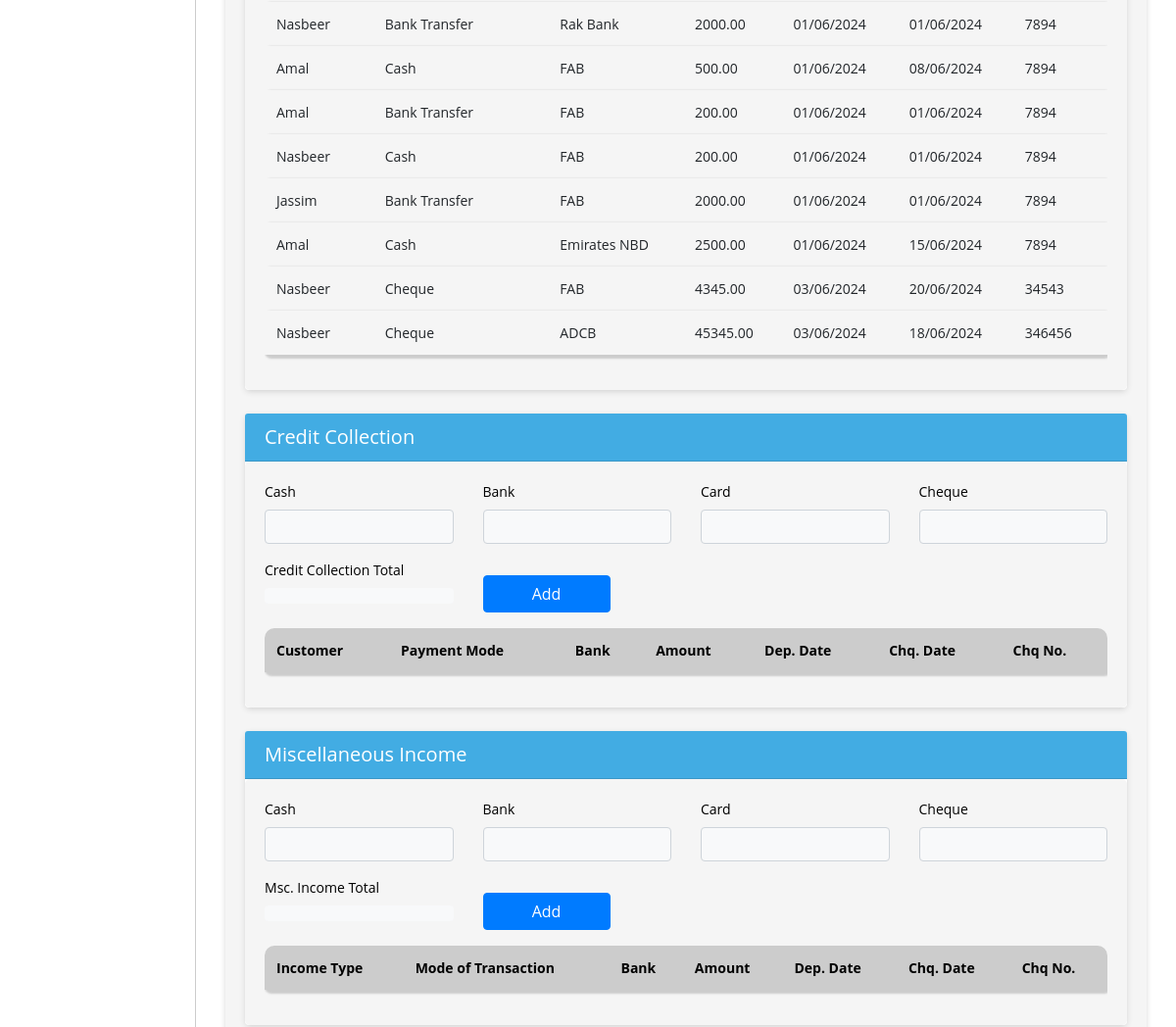
/bank-sales/ (signed in, middle part), run on an earlier commit of the app's database.
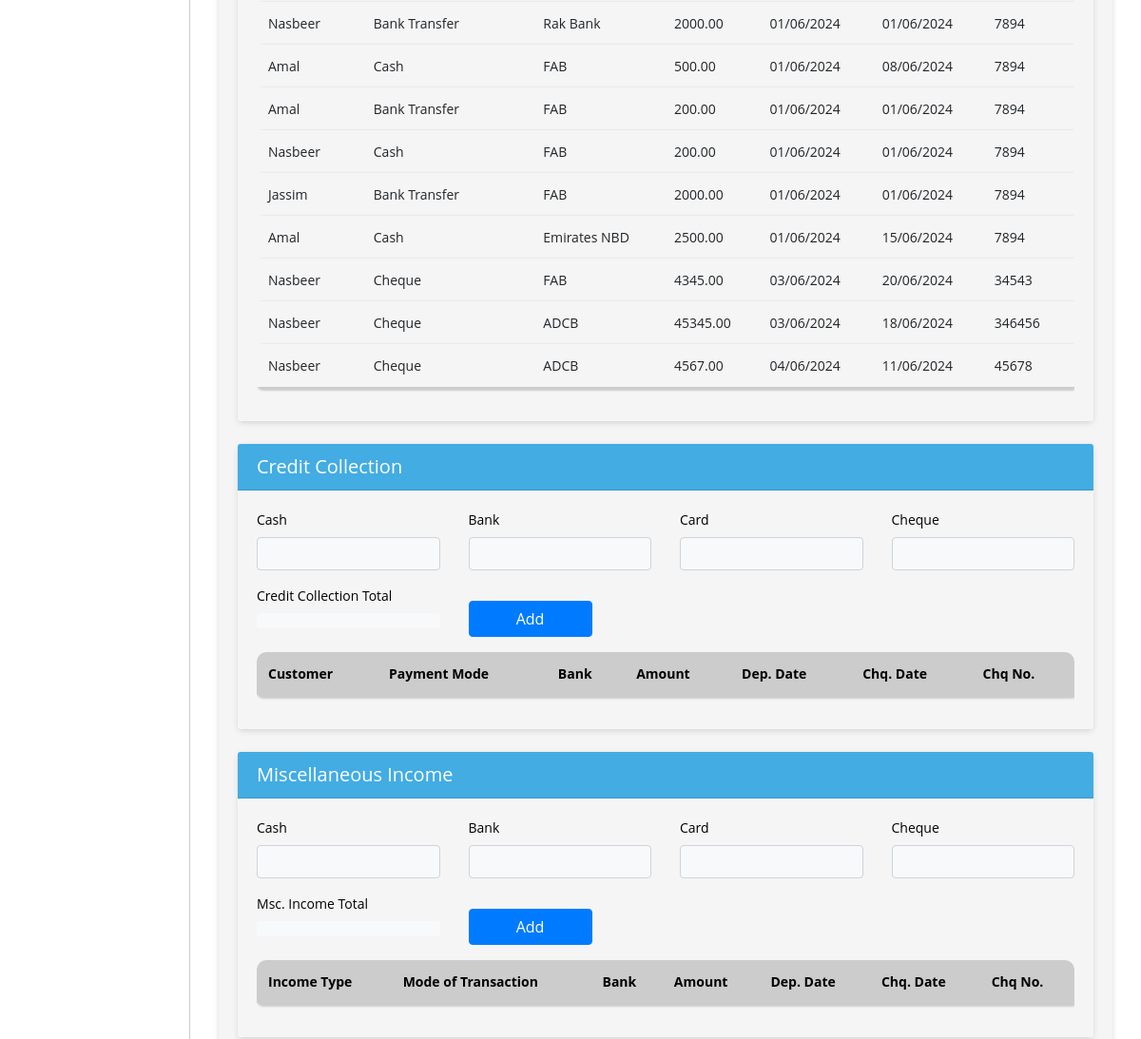
And on a later commit of the database.
### biztrackapp/models.py (models this page shows, shortened)
class BankSales(models.Model):
    customer = models.ForeignKey(Customer, on_delete=models.CASCADE)
    daily_summary_id = models.CharField(max_length=100, null=True, blank=True)
    mode_of_transaction = models.ForeignKey(TransactionMode, on_delete=models.CASCADE)
    amount = models.DecimalField(max_digits=10, decimal_places=2)
    bank = models.ForeignKey(Bank, on_delete=models.CASCADE)
    cheque_date = models.DateField()
    cheque_no = models.CharField(max_length=255)
    business_profile = models.CharField(max_length=255, null=True)
    created_on = models.DateTimeField(auto_now_add=True)
    updated_on = models.DateTimeField(auto_now=True)

class Customer(models.Model):
    name = models.CharField(max_length=255)
    business_profile = models.CharField(max_length=255, null=True)
    outstanding = models.DecimalField(max_digits=10, decimal_places=2)
    location = models.CharField(max_length=255)
    status = models.BooleanField(default=True)  # BooleanField to represent True or False
    created_on = models.DateTimeField(auto_now_add=True, null=True)

class TransactionMode(models.Model):
    CHOICES = [
        ('card', 'Card'),
        ('cash', 'Cash'),
        ('bank transfer', 'Bank Transfer'),
        ('cheque', 'Cheque'),
        ('credit', 'Credit'),
    ]
    name = models.CharField(max_length=255,choices=CHOICES)
    business_profile = models.CharField(max_length=255, null=True)
    status = models.BooleanField(default=False)
    created_on = models.DateTimeField(auto_now_add=True, null=True)

class Bank(models.Model):
    name = models.CharField(max_length=255, choices=BANK_CHOICES)
    account_number = models.CharField(max_length=50)
    opening_balance = models.DecimalField(max_digits=10, decimal_places=2)
    business_profile = models.CharField(max_length=255, null=True)
    status = models.BooleanField(default=False)
    created_on = models.DateTimeField(auto_now_add=True, null=True)
    update_on = models.DateTimeField(auto_now=True, null=True)

### biztrackapp/views.py (the view)
# urls.py: path('bank-sales/', list_bank_sales, name='list_bank_sales'),
def list_bank_sales(request):
    shop_admin = get_object_or_404(ShopAdmin, user=request.user)
    shop = shop_admin.shop
    business_profile = get_object_or_404(BusinessProfile, name=shop.name)
    bank_sales = BankSales.objects.filter(business_profile=business_profile.id)
    return render(request, 'create_daily_summary.html', {'bank_sales': bank_sales})

### biztrackapp/templates/create_daily_summary.html (shortened to what the changed rows need)
{% extends 'base.html' %}
{% block content %}
<div class="container ">
    <div class="card  ">
          <form method="post"  enctype="multipart/form-data" class="form" id="daily_summary_form">
        <div class="card-body ">
            <div class="card">
                <div class="card-body bg-white br-5">
                    <div class="table-responsive">
                    <table  class="table table-bordered table-striped "  id="tablebanksale" >
                        <tbody>
                            {% for sale in bank_sales %}
                            <tr>
                                <td>{{ sale.customer.name }}</td>
                                <td class="text-capitalize">{{ sale.mode_of_transaction.name }}</td>
                                <td>{{ sale.bank.name }}</td>
                                <td>{{ sale.amount }}</td>
                                <td>{{ sale.created_on|date:"d/m/Y" }}</td>
                                <td>{{ sale.cheque_date|date:"d/m/Y" }}</td>
                                <td>{{ sale.cheque_no }}</td>
                            </tr>
                            {% endfor %}
                        </tbody>
                    </table>
                </div>
                </div>
            </div>
            <div class="card  mt-4">
                <div class="card-body bg-white  br-5">
                    <div class="table-responsive">
                    <table id="tablecreditcollection"  class="table table-bordered table-striped nowrap"  style="width: 100%;">
                        <thead class="thead-light" style="border-color:transparent !important;">
                            <tr>
                                <th>Customer</th>
                                <th>Payment Mode</th>
                                <th>Bank</th>
                                <th>Amount</th>
                                <th>Dep. Date</th>
                                <th>Chq. Date</th>
                                <th>Chq No.</th>
                            </tr>
                        </thead>
                    </table>
                </div>
                </div>
            </div>
            <div class="card  mt-4">
                <div class="card-body bg-white  br-5">
                    <div class="table-responsive">
                    <table id="tablemscincome"  class="table table-bordered table-striped nowrap"  style="width: 100%;">
                        <thead class="thead-light" style="border-color: transparent !important;">
                            <tr>
                                <th>Income Type</th>
                                <th>Mode of Transaction</th>
                                <th>Bank</th>
                                <th>Amount</th>
                                <th>Dep. Date</th>
                                <th>Chq. Date</th>
                                <th>Chq No.</th>
                            </tr>
                        </thead>
                    </table>
                    </div>
                </div>
            </div>
        </div>
    </form>
    </div>
</div>
{% endblock %}

What changed in the data, as far as the page shows it:
added BankSales: customer.name "Nasbeer", mode_of_transaction.name "Cheque", bank.name "ADCB", amount "4567.00", created_on "04/06/2024", cheque_date "11/06/2024", cheque_no "45678"
